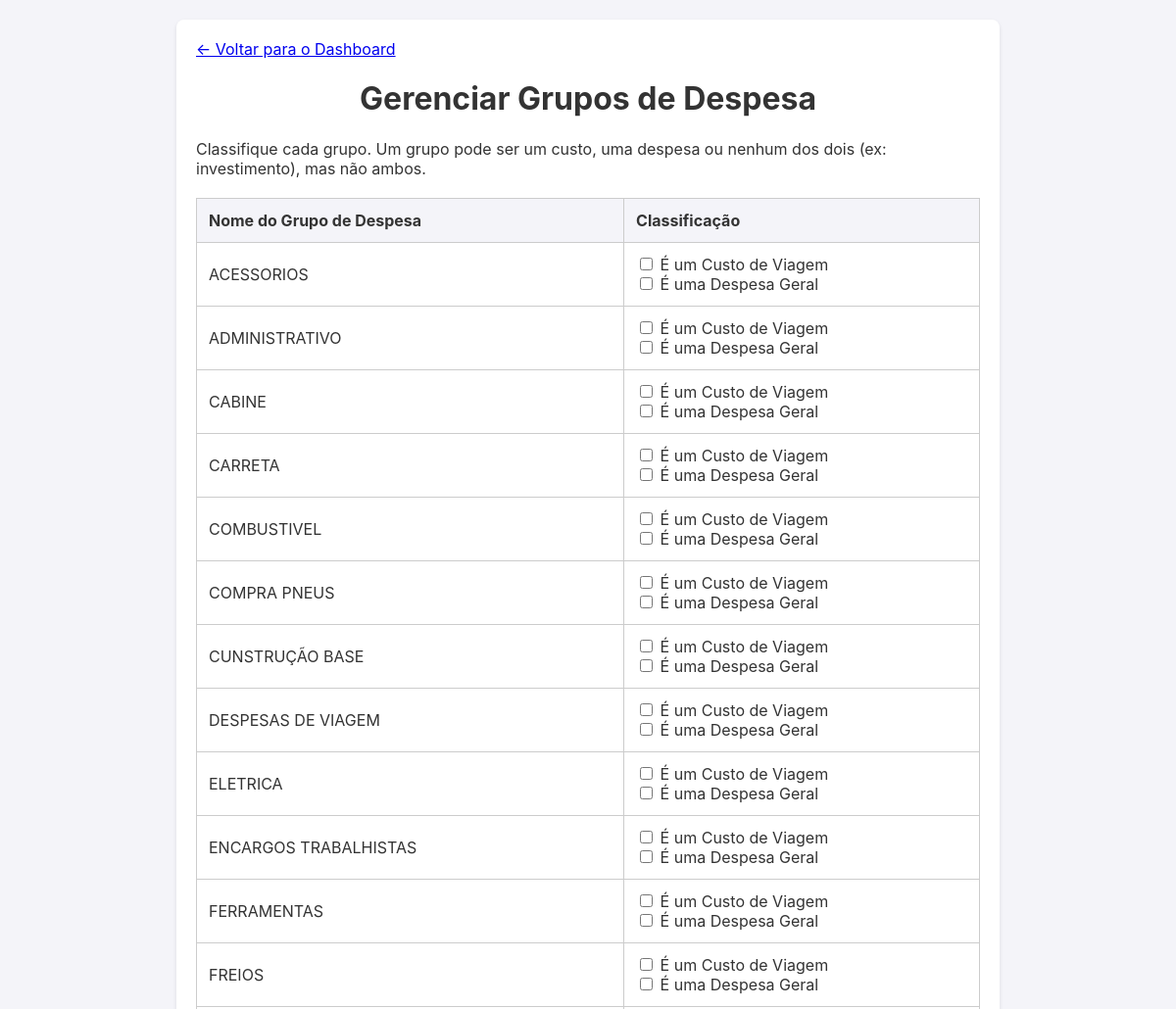
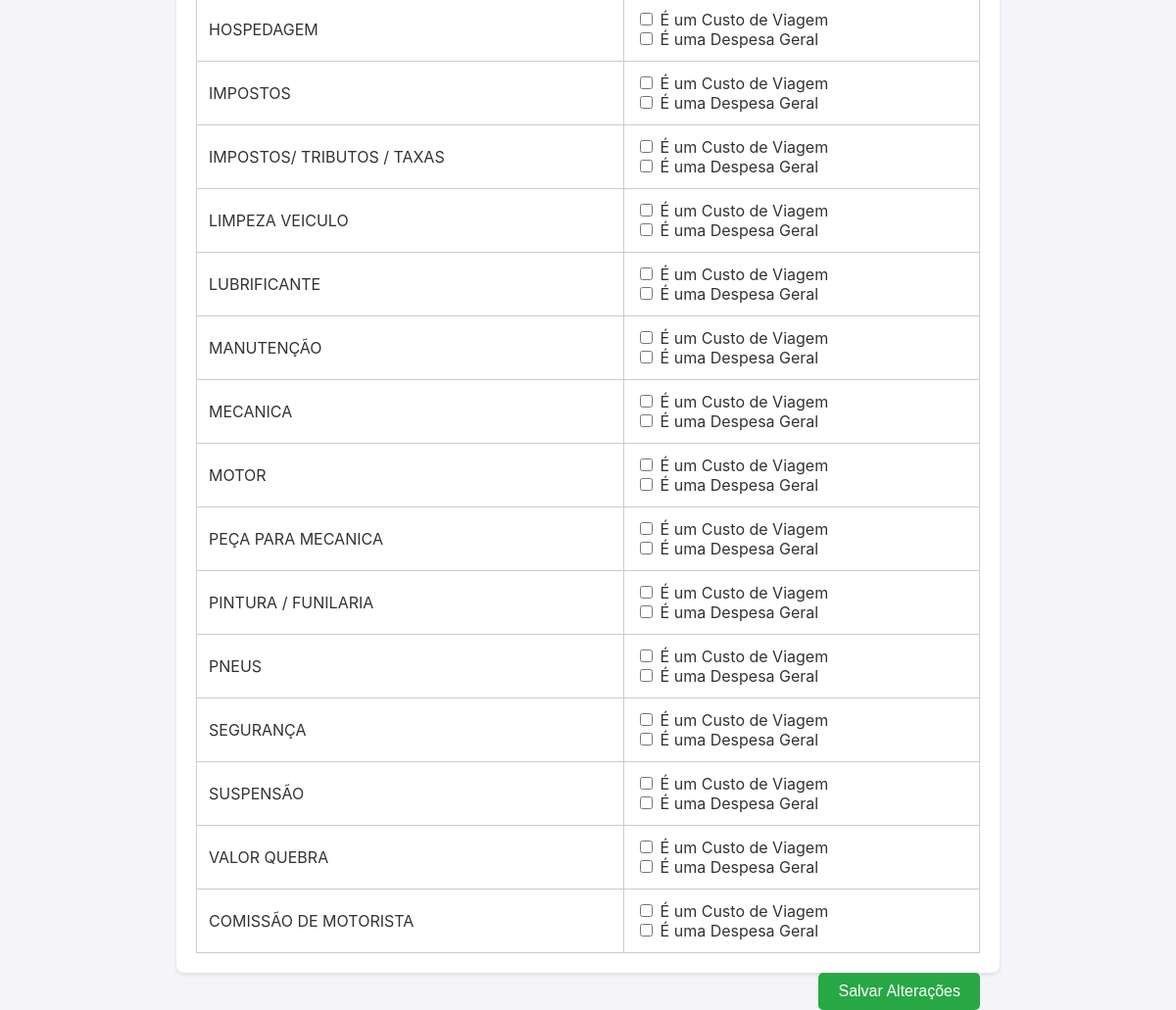
/gerenciar-grupos, run on the app's committed database (2 pictures, top to bottom).
### tables this page shows
CREATE TABLE relFilDespesasGerais (
                afaturar TEXT, agencia TEXT, ano TEXT, anoMes TEXT, banco TEXT, box TEXT, cadNota TEXT,
                cavalo TEXT, cep TEXT, chaveNfe TEXT, cidadeEmpresas TEXT, cidadeFilial TEXT,
                cidadeForn TEXT, cnpjCpf TEXT, cnpjCpfEmpresas TEXT, cnpjCpfFil TEXT,
                cnpjCpfFilial TEXT, cnpjCpfForn TEXT, codAcertoMotorista INTEGER,
                codAcertoProprietario INTEGER, codAdiantamento INTEGER, codAgrupador INTEGER,
                codCavalo INTEGER, codCfop INTEGER, codCfopItem INTEGER, codCliente INTEGER,
                codContaContabil INTEGER, codEmonitor INTEGER, codEmpresas INTEGER, codFatura INTEGER,
                codFaturaReceber INTEGER, codFilial INTEGER, codForn INTEGER, codFornProp INTEGER,
                codGrupoD INTEGER, codIBGECidC INTEGER, codIBGECidF INTEGER, codItemD INTEGER,
                codItemDServico INTEGER, codItemNota INTEGER, codMotNota INTEGER, codMotorista INTEGER,
                codNegocio INTEGER, codNota INTEGER, codProprietario INTEGER, codSituacao INTEGER,
                codSuperGrupoD INTEGER, codUeItem INTEGER, codUnidadeEmbarque INTEGER, codVeiculo INTEGER,
                conta TEXT, contaContabil TEXT, contrato TEXT, creditaPisCofins TEXT,
                creditaPisCofinsItem TEXT, cstCOFINSItem TEXT, cstCOFINSItemD TEXT, cstICMSItemD TEXT,
                cstIcmsItem TEXT, cstPISItem TEXT, cstPISItemD TEXT, custo REAL, custoTotal REAL,
                dataAcertoProp TEXT, dataControle TEXT, dataControleFormat TEXT, dataEmissao TEXT,
                dataFim TEXT, dataFimOficina TEXT, dataINS TEXT, dataIniOficina TEXT, dataMotorista TEXT,
                dataVenc TEXT, dataVencimento TEXT, descCodFilial TEXT, descCodForn TEXT,
                descCodGrupoDItemNota TEXT, descCodItemDItemNota TEXT, descCodSuperGrupoDItemNota TEXT,
                descCodUnidadeEmbarque TEXT, descGrupoD TEXT, descItemD TEXT, descNegocio TEXT,
                descSuperGrupoD TEXT, descUeItem TEXT, descUnidadeEmbarque TEXT, desconto REAL,
                despesa TEXT, endereco TEXT, especie TEXT, fontCenter TEXT, fontLeft TEXT, fontRight TEXT,
                frota TEXT, garantia TEXT, gerenciaEstoque TEXT, historico TEXT, id INTEGER,
                incluiRateio TEXT, inic TEXT, inscEst TEXT, inscEstForn TEXT, investimento TEXT, km REAL,
                kmAnterior REAL, kmPrev REAL, kmRodado REAL, kmRodadoDec REAL, liquido REAL,
                listItensDespesas TEXT, marcaAux TEXT, marcaVeic TEXT, mediaDesejada REAL,
                mediaInversa REAL, mediaKm REAL, mediaMax REAL, mediaMin REAL, modeloAux TEXT,
                modeloVeic TEXT, naoEncheuTanque TEXT, naoPrevista TEXT, ncmItemD TEXT, nfFatura TEXT,
                nfeDataHoraRecLote TEXT, nome TEXT, nomeCidC TEXT, nomeCidF TEXT, nomeCidFil TEXT,
                nomeEmpresas TEXT, nomeFil TEXT, nomeFilial TEXT, nomeForn TEXT, nomeMotorista TEXT,
                numNota TEXT, numeroNf TEXT, obs TEXT, obsItem TEXT, obsNota TEXT,
                orderFieldVeiculo TEXT, parcela TEXT, parcelas TEXT, placaCavalo TEXT,
                placaVeiculo TEXT, porcAliqIcmsSubsTribItem REAL, porcIcmsItem REAL, porcIpiItem REAL,
                quantidade REAL, rateioVeicProp TEXT, resumido TEXT, serie TEXT, serieNf TEXT,
                tempoPrevisto REAL, tipo TEXT, tipoConta TEXT, tipoNfe TEXT, tipoVeiculo TEXT,
                titular TEXT, ufCidC TEXT, ufCidF TEXT, ufCidFil TEXT, ufEmpresas TEXT, ufFilial TEXT,
                ufForn TEXT, unidade TEXT, usuarioAut TEXT, usuarioINS TEXT, valor REAL,
                valorAcertoProp REAL, valorBaseIcmsItem REAL, valorBaseIpiItem REAL,
                valorBaseSubsTribItem REAL, valorDescontoItem REAL, valorDespesa REAL,
                valorFaturamento REAL, valorFrete REAL, valorFreteEmp REAL, valorFreteMot REAL,
                valorIcmsItem REAL, valorImpSfed REAL, valorIpiItem REAL, valorIss REAL, valorItem REAL,
                valorMargem REAL, valorNota REAL, valorOutras REAL, valorPesoSaidaTon REAL,
                valorProd REAL, valorReceitaOp REAL, valorResultado REAL, valorResultadoComInv REAL,
                valorSeguro REAL, valorServ REAL, valorSubsTribItem REAL, valorUnit REAL, valorVenc REAL,
                veiculoProprio TEXT, vlBaseIcms REAL, vlBaseIcmsSubstTrib REAL, vlCofinsRet REAL,
                vlContabil REAL, vlCreditoIcms REAL, vlCsllRet REAL, vlIcms REAL,
                vlIcmsSubstTrib REAL, vlInssRet REAL, vlIpi REAL, vlIrrfRet REAL, vlPisRet REAL,
                VED TEXT, e_custo_viagem TEXT
            );

CREATE TABLE static_expense_groups (
                group_name TEXT PRIMARY KEY,
                is_despesa TEXT DEFAULT 'S',
                is_custo_viagem TEXT DEFAULT 'N'
            );

### app.py (the view, shortened to what this page needs)
@app.route('/gerenciar-grupos', methods=['GET', 'POST'])
def gerenciar_grupos():
    flags = logic.get_all_group_flags()
    return render_template('gerenciar_grupos.html', flags=flags)

### database.py (called while the page is built)
def get_db_connection():
    db_url = os.getenv('DATABASE_URL')
    if db_url:
        try:
            print("Conectando ao banco de dados PostgreSQL...")
            conn = psycopg2.connect(db_url)
            return conn
        except psycopg2.Error as e:
            print(f"Erro ao conectar ao PostgreSQL: {e}")
            return None
    else:
        try:
            print("Conectando ao banco de dados SQLite local...")
            conn = sqlite3.connect(DATABASE_NAME)
            conn.row_factory = sqlite3.Row
            return conn
        except sqlite3.Error as e:
            print(f"Erro ao conectar ao banco de dados SQLite: {e}")
            return None

### logic.py (called while the page is built)
def get_all_group_flags():
    return dm.get_all_group_flags()

### templates/gerenciar_grupos.html (shortened to what this page needs)
<!DOCTYPE html>
<html lang="pt-br">
<head>
    <link rel="stylesheet" href="{{ url_for('static', filename='style.css') }}">
</head>
<body>
    <div class="container">
        <a href="{{ url_for('index') }}">&larr; Voltar para o Dashboard</a>
        <h1>Gerenciar Grupos de Despesa</h1>
        <p>Classifique cada grupo. Um grupo pode ser um custo, uma despesa ou nenhum dos dois (ex: investimento), mas não ambos.</p>
        <form method="POST" action="{{ url_for('gerenciar_grupos') }}">
            <table>
                <thead>
                    <tr>
                        <th>Nome do Grupo de Despesa</th>
                        <th>Classificação</th>
                    </tr>
                </thead>
                <tbody>
                    {% for group, group_flags in flags.items() %}
                    <tr>
                        <td>{{ group }}</td>
                        <td>
                            <label>
                                <input type="checkbox" class="classification-cb" data-group="{{ group }}" data-type="custo" name="{{ group }}_custo"
                                       {% if group_flags.custo_viagem == 'S' %}checked{% endif %}>
                                É um Custo de Viagem
                            </label>
                            <br>
                            <label>
                                <input type="checkbox" class="classification-cb" data-group="{{ group }}" data-type="despesa" name="{{ group }}_despesa"
                                       {% if group_flags.despesa == 'S' %}checked{% endif %}>
                                É uma Despesa Geral
                            </label>
                        </td>
                    </tr>
                    {% endfor %}
                </tbody>
            </table>
            <button type="submit" class="btn-salvar">Salvar Alterações</button>
        </form>
    </div>
</body>
</html>

### static/style.css (style rules this page uses)
body { font-family: -apple-system, BlinkMacSystemFont, "Segoe UI", Roboto, "Helvetica Neue", Arial, sans-serif; margin: 20px; background-color: #f4f4f9; color: #333; }
h1, h2 { color: #333; text-align: center; }

### templates/gerenciar_grupos.html (style rules this page uses)
table { width: 100%; border-collapse: collapse; margin-top: 20px; }
th, td { border: 1px solid #ccc; padding: 12px; text-align: left; }
th { background-color: #f4f4f9; }
.container { max-width: 800px; margin: 20px auto; padding: 20px; background-color: white; border-radius: 8px; box-shadow: 0 2px 4px rgba(0,0,0,0.1); }
.btn-salvar { background-color: #28a745; color: white; padding: 10px 20px; border: none; border-radius: 5px; font-size: 16px; cursor: pointer; float: right; margin-top: 20px; }

### data on the page
relFilDespesasGerais: descGrupoD "ACESSORIOS"
relFilDespesasGerais: descGrupoD "ADMINISTRATIVO"
relFilDespesasGerais: descGrupoD "CABINE"
relFilDespesasGerais: descGrupoD "CARRETA"
relFilDespesasGerais: descGrupoD "COMBUSTIVEL"
relFilDespesasGerais: descGrupoD "COMPRA PNEUS"
relFilDespesasGerais: descGrupoD "CUNSTRUÇÃO BASE"
relFilDespesasGerais: descGrupoD "DESPESAS DE VIAGEM"
relFilDespesasGerais: descGrupoD "ELETRICA"
relFilDespesasGerais: descGrupoD "ENCARGOS TRABALHISTAS"
relFilDespesasGerais: descGrupoD "FERRAMENTAS"
relFilDespesasGerais: descGrupoD "FREIOS"
relFilDespesasGerais: descGrupoD "HOSPEDAGEM"
relFilDespesasGerais: descGrupoD "IMPOSTOS"
relFilDespesasGerais: descGrupoD "IMPOSTOS/ TRIBUTOS / TAXAS"
relFilDespesasGerais: descGrupoD "LIMPEZA VEICULO"
relFilDespesasGerais: descGrupoD "LUBRIFICANTE"
relFilDespesasGerais: descGrupoD "MANUTENÇÃO"
relFilDespesasGerais: descGrupoD "MECANICA"
relFilDespesasGerais: descGrupoD "MOTOR"
relFilDespesasGerais: descGrupoD "PEÇA PARA MECANICA"
relFilDespesasGerais: descGrupoD "PINTURA / FUNILARIA"
relFilDespesasGerais: descGrupoD "PNEUS"
relFilDespesasGerais: descGrupoD "SEGURANÇA"
relFilDespesasGerais: descGrupoD "SUSPENSÃO"
static_expense_groups: group_name "VALOR QUEBRA"
static_expense_groups: group_name "COMISSÃO DE MOTORISTA"
